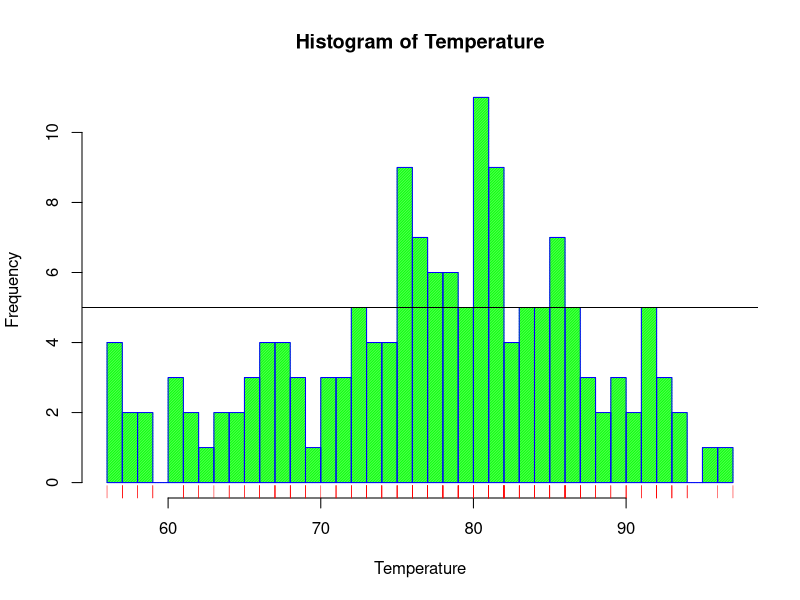
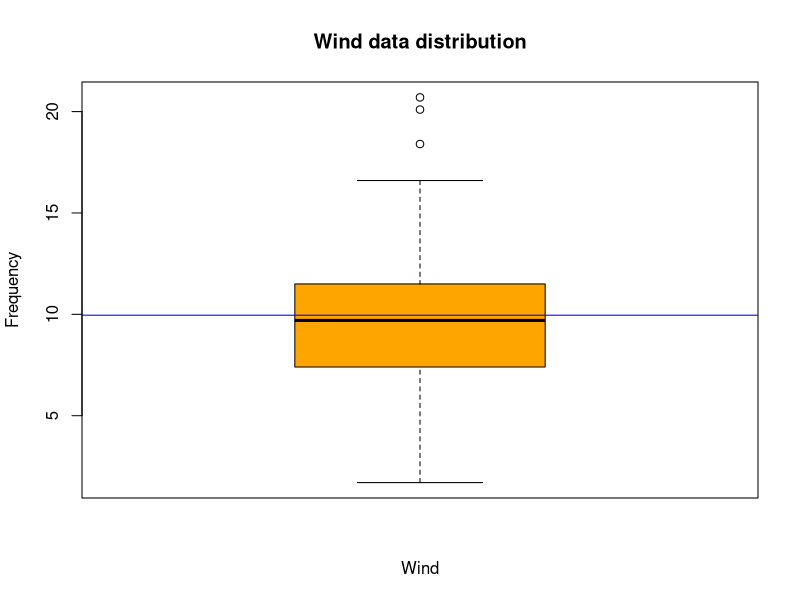
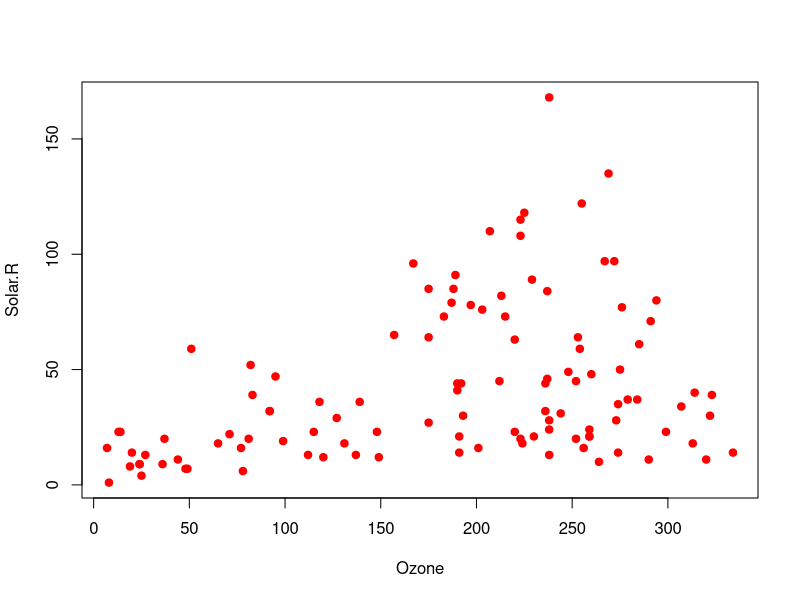

These figures' R source, in order:
## ---- chunk 1
library(datasets)
head(airquality)
## ---- chunk 2
summary(airquality)
## ---- chunk 3

{
  hist(airquality$Temp, breaks=40, col="green", border = "blue", main="Histogram of Temperature", xlab="Temperature", ylab="Frequency", density = 90)
  abline(h=5)
  rug(airquality$Temp, side = 1, col="red")
}

## ---- chunk 4

{
  boxplot(airquality$Wind, col='orange', xlab = "Wind", ylab = "Frequency", main = "Wind data distribution")
  abline(h=mean(airquality$Wind), col='blue')
}

## ---- chunk 5
data <- airquality
plot(data$Solar.R, data$Ozone, xlab = "Ozone", ylab="Solar.R", pch=19, col='red')


## ---- chunk 6
library(lattice)
library(ggplot2)

head(state.x77)
#head(state.region)
## ---- chunk 7
# START YOUR CODE FROM HERE
## ---- chunk 8

## ---- chunk 9
head(women)
## ---- chunk 10
# START YOUR CODE FROM HERE
## ---- chunk 11

## ---- chunk 12
head(longley)

## ---- chunk 13
# START YOUR CODE FOR GRAPH-1

## ---- chunk 14
# START YOUR CODE fFOR GRAPH-2

## ---- chunk 15
# START YOUR CODE FOR GRAPH-3

